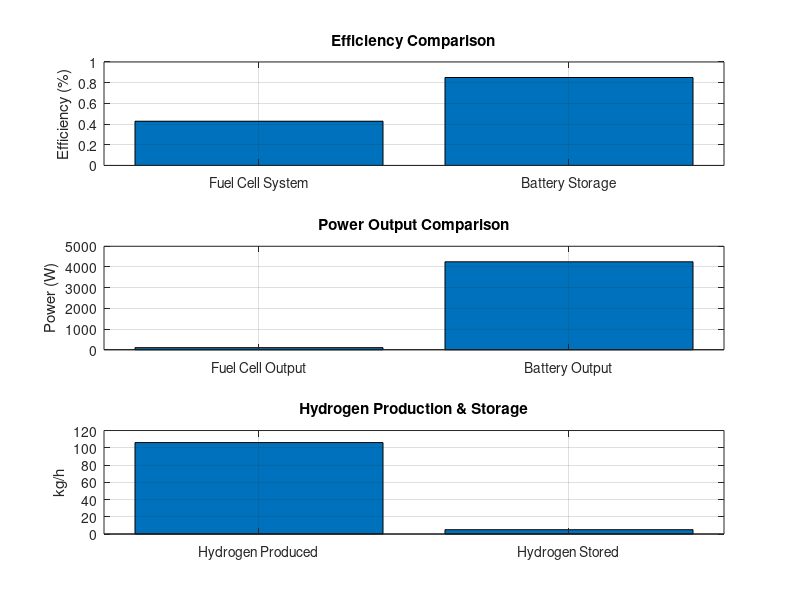

This figure's MATLAB source:
clc; clear; close all;

%% Hydrogen Fuel Cell System Simulation
% This script simulates hydrogen production via electrolysis, storage, and power conversion using a fuel cell.

%% System Parameters
solar_power = 5000; % Solar power available (W)
electrolyzer_efficiency = 0.75; % Electrolyzer efficiency
faraday_efficiency = 0.95; % Faraday efficiency
hydrogen_energy_density = 33.6; % Energy density of hydrogen (kWh/kg)
fuel_cell_efficiency = 0.6; % Fuel cell efficiency
battery_efficiency = 0.85; % Battery efficiency

%% Electrolysis: Hydrogen Generation
hydrogen_production = (solar_power * electrolyzer_efficiency * faraday_efficiency) / hydrogen_energy_density; % kg/h

%% Hydrogen Storage
storage_capacity = 5; % Max hydrogen storage capacity (kg)
stored_hydrogen = min(hydrogen_production, storage_capacity);

%% Fuel Cell Power Conversion
fuel_cell_output = stored_hydrogen * hydrogen_energy_density * fuel_cell_efficiency; % W

%% Battery Storage for Comparison
battery_output = solar_power * battery_efficiency; % W

%% Efficiency Comparison
fuel_cell_total_efficiency = fuel_cell_efficiency * electrolyzer_efficiency * faraday_efficiency;

%% Visualization
figure;
subplot(3,1,1);
bar([fuel_cell_total_efficiency, battery_efficiency]);
set(gca, 'xticklabel', {'Fuel Cell System', 'Battery Storage'});
title('Efficiency Comparison');
ylabel('Efficiency (%)'); grid on;

subplot(3,1,2);
bar([fuel_cell_output, battery_output]);
set(gca, 'xticklabel', {'Fuel Cell Output', 'Battery Output'});
title('Power Output Comparison');
ylabel('Power (W)'); grid on;

subplot(3,1,3);
bar([hydrogen_production, stored_hydrogen]);
set(gca, 'xticklabel', {'Hydrogen Produced', 'Hydrogen Stored'});
title('Hydrogen Production & Storage');
ylabel('kg/h'); grid on;

%% Display Results
disp(['Hydrogen Produced: ', num2str(hydrogen_production), ' kg/h']);
disp(['Stored Hydrogen: ', num2str(stored_hydrogen), ' kg']);
disp(['Fuel Cell Power Output: ', num2str(fuel_cell_output), ' W']);
disp(['Battery Power Output: ', num2str(battery_output), ' W']);
disp(['Fuel Cell System Efficiency: ', num2str(fuel_cell_total_efficiency*100), ' %']);
